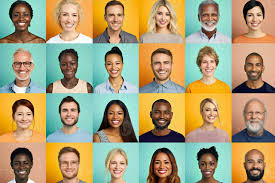
#> input picture images.jpg, 275 x 183 px, found by its file name
$ python image.py
#> lines starting #> are read from the running program, lines starting #| are printed output that depends on the picture; after the words box and inside, x2 and y2 are one past the last pixel; in counts of white or black regions, pixels touching at a corner belong together
import cv2
import os

# Caminho da imagem
image_path = r"C:/Users/arlle/OneDrive/Área de Trabalho/Projeto-de-processamento-de-imagem--main (1)/Projeto-de-processamento-de-imagem--main/images.jpg"

# Verificar se a imagem existe no caminho especificado
if not os.path.isfile(image_path):
    print(f"Imagem não encontrada no caminho: {image_path}")
else:
    imageIn = cv2.imread(image_path)
#> imageIn is the input picture: shape (183, 275, 3); mean B, G, R 120, 159.4, 171.8

    # Verificar se a imagem foi carregada corretamente
    if imageIn is None:
        print(f"Erro ao carregar a imagem no caminho: {image_path}")
    else:
        grey = cv2.cvtColor(imageIn, cv2.COLOR_BGR2GRAY)
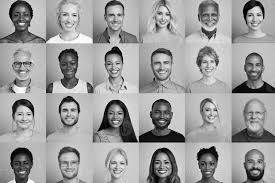
#> grey: shape (183, 275); min 0, max 255, mean 158.6

        # Caminho do arquivo XML
        xml_path = r"C:\Users\arlle\OneDrive\Área de Trabalho\Projeto-de-processamento-de-imagem--main (1)\Projeto-de-processamento-de-imagem--main\haarcascade_frontalface_default.xml"

        # Verificar se o arquivo XML existe
        if not os.path.isfile(xml_path):
            print(f"Arquivo Haar Cascade não encontrado no caminho: {xml_path}")
        else:
            human_head_cascade = cv2.CascadeClassifier(xml_path)

            # Verificar se o arquivo XML foi carregado corretamente
            if human_head_cascade.empty():
                print(f"Erro ao carregar o arquivo Haar Cascade no caminho: {xml_path}")
            else:
                human_head = human_head_cascade.detectMultiScale(grey, 1.2, 5)
#> human_head = [[103, 5, 25, 25], [241, 5, 27, 27], [102, 54, 25, 25], [149, 53, 26, 26], [56, 100, 26, 26], [11, 104, 26, 26], [56, 152, 26, 26], [150, 152, 25, 25]]
                for (x, y, w, h) in human_head:
                    cv2.rectangle(imageIn, (x, y), (x+w, y+h), (255, 0, 0), 2)
#> this loop made 8 passes
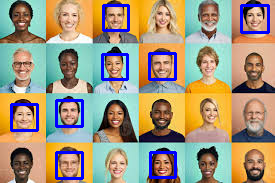
#> imageIn: shape (183, 275, 3); 4.85% of pixels changed, all inside (x1, y1, x2, y2) = (10, 4, 270, 180)
                cv2.imshow('img', imageIn)
                cv2.waitKey()
                cv2.destroyAllWindows()
